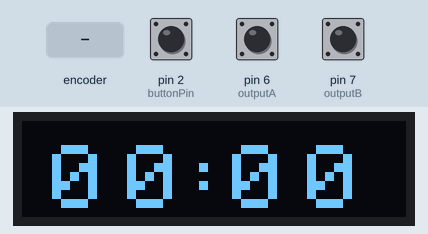
This sketch was run on a simulated Arduino Uno, built with avr-gcc and run on an emulated ATmega328P. Parts: 128×32 one-colour display. The inputs (shaded band) are chosen by the test bench; at power-on: pin 2 (buttonPin) HIGH, pin 6 (outputA) HIGH, pin 7 (outputB) HIGH. What the sketch prints to the serial monitor is not drawn.

Above: at 0.8 s.
0.9 s: pin 2 (buttonPin) pulled LOW for 0.15 s
4.0 s: rotary encoder on pin 6 (outputA) / pin 7 (outputB) turned 2 steps (second pin leading)
At 4.9 s:
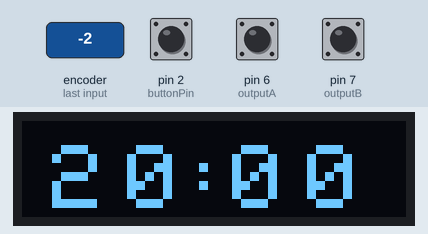
5.9 s: pin 2 (buttonPin) pulled LOW for 0.15 s
9.0 s: rotary encoder on pin 6 (outputA) / pin 7 (outputB) turned 1 step (first pin leading)
At 9.8 s:
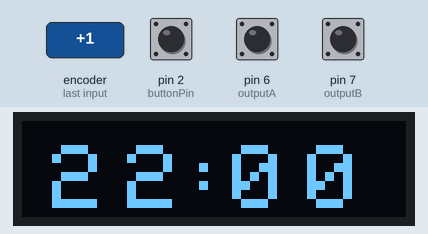
10.7 s: rotary encoder on pin 6 (outputA) / pin 7 (outputB) turned 1 step (first pin leading)
At 10.73 s:
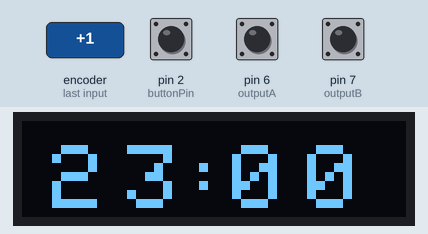
Timing chart, 0 to 13.4 s (numbered marks = the images above; inputs shaded):
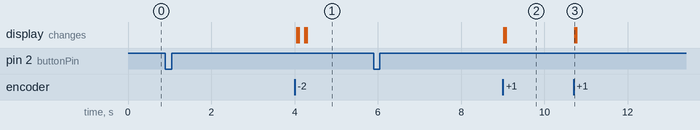

The sketch:

Clock.ino
```cpp
#include <Wire.h>
#include <Adafruit_GFX.h>
#include <Adafruit_SSD1306.h>
#include <Adafruit_Sensor.h>

#define outputA 6 //CLK
#define outputB 7 // DT

#define SCREEN_WIDTH 128
#define SCREEN_HEIGHT 32
#define OLED_RESET -1

Adafruit_SSD1306 display(SCREEN_WIDTH, SCREEN_HEIGHT, &Wire, OLED_RESET);

unsigned long interval = 60000; // 1 min
unsigned long preMillis = 0;


long int minutes_1 = 0;
long int minutes_2 = 0;
int hours_1 = 0;
int hours_2 = 0;

int aState;
int aLastState;
int counter = 0;
const int buttonPin = 2; // button on rotary encoder module
int button_num = 0;

// h1,h2,m1,m2
void setup() {        // SET THE TIME HERE
  pinMode(outputA, INPUT);
  pinMode(outputB, INPUT);
  pinMode(buttonPin, INPUT_PULLUP);
  display.begin(SSD1306_SWITCHCAPVCC, 0x3C);
  Serial.begin(9600);
  display.clearDisplay();
  display.setTextColor(WHITE);

  aLastState = digitalRead(outputA);
  button_num = 0;

  while (button_num <= 4){

    aState = digitalRead(outputA);
    int buttonState = digitalRead(buttonPin);
    if (buttonState == LOW){
      button_num++;
      counter = 0;
      delay(500);
    }

    if (aState != aLastState){
      if (digitalRead(outputB) != aState){
        counter++;
      }
      else{
        counter--;
      }
    }
    if (button_num == 1){ //HOUR 1        H1, H2, M1, M2
      if(counter > 2){
        counter = 0;
      }
      if (counter < 0){
        counter = 2;
      }
      hours_1 = counter;
    }
    if (button_num == 2){ //HOUR 2

      if (hours_1 == 2){
        if (counter > 3){
          counter = 0;
        }
        if (counter < 0){
          counter = 3;
        }
      }
      else{
        if (counter > 9){
        counter = 0;
        }
        if (counter < 0){
        counter = 9;
        }
      }

      hours_2 = counter;


    }
    if (button_num == 3){ //MINUTE 1
      if (counter > 5){
        counter = 0;
      }
      if (counter < 0){
        counter = 5;
      }
      minutes_1 = counter;
    }
    if(button_num == 4){ //MINUTE 2
      if (counter > 9){
        counter = 0;
      }
      if (counter < 0){
        counter = 9;
      }
      minutes_2 = counter;
    }

    displayTime();

    Serial.print("|");
    Serial.print(hours_1);
    Serial.print(hours_2);
    Serial.print(":");
    Serial.print(minutes_1);
    Serial.print(minutes_2);
    Serial.println("|");

    aLastState = aState;
  }


}

void loop() {       // CONTINUE CURRENT TIME HERE
  //aState = digitalRead(outputA);

  unsigned long curMillis = millis();
  // h1,h2,m1,m2

  if (curMillis - preMillis >= interval){
    preMillis = curMillis;

    minutes_2++;

    if (minutes_2 >= 10){
      minutes_2 = 0;
      minutes_1++;


      if (minutes_1 >= 6){
        minutes_1 = 0;
        minutes_2 = 0;
        hours_2++;
      }
      if (hours_2 >= 10){
        hours_2 = 0;
        minutes_1 = 0;
        minutes_2 = 0;
        hours_1++;
      }

      if (hours_1 >= 2 && hours_2 >=4) {
        hours_1 = 0;
        hours_2 = 0;
       minutes_1 = 0;
       minutes_2 = 0;
      }
    }

    displayTime();


  }


}

void displayTime(){
  display.clearDisplay();

  display.setTextSize(3);
  display.setCursor(10, 8);
  display.print(hours_1);
  display.setTextSize(3);
  display.setCursor(35, 8);
  display.print(hours_2);
  display.setTextSize(3);
  display.setCursor(53, 8);
  display.print(":");
  display.setTextSize(3);
  display.setCursor(70, 8);
  display.print(minutes_1);
  display.setTextSize(3);
  display.setCursor(95, 8);
  display.print(minutes_2);

  display.display();

}
```

Measured:
- after the input at 0.9 s, every drawn part: stays the same
- after the input at 4.0 s, the display: changes after 0.05 s (image 1)
- after the input at 5.9 s, every drawn part: stays the same
- after the input at 9.0 s, the display: first changes at once (image 2 shows a later state)
- after the input at 10.7 s, the display: changes at once (image 3)
